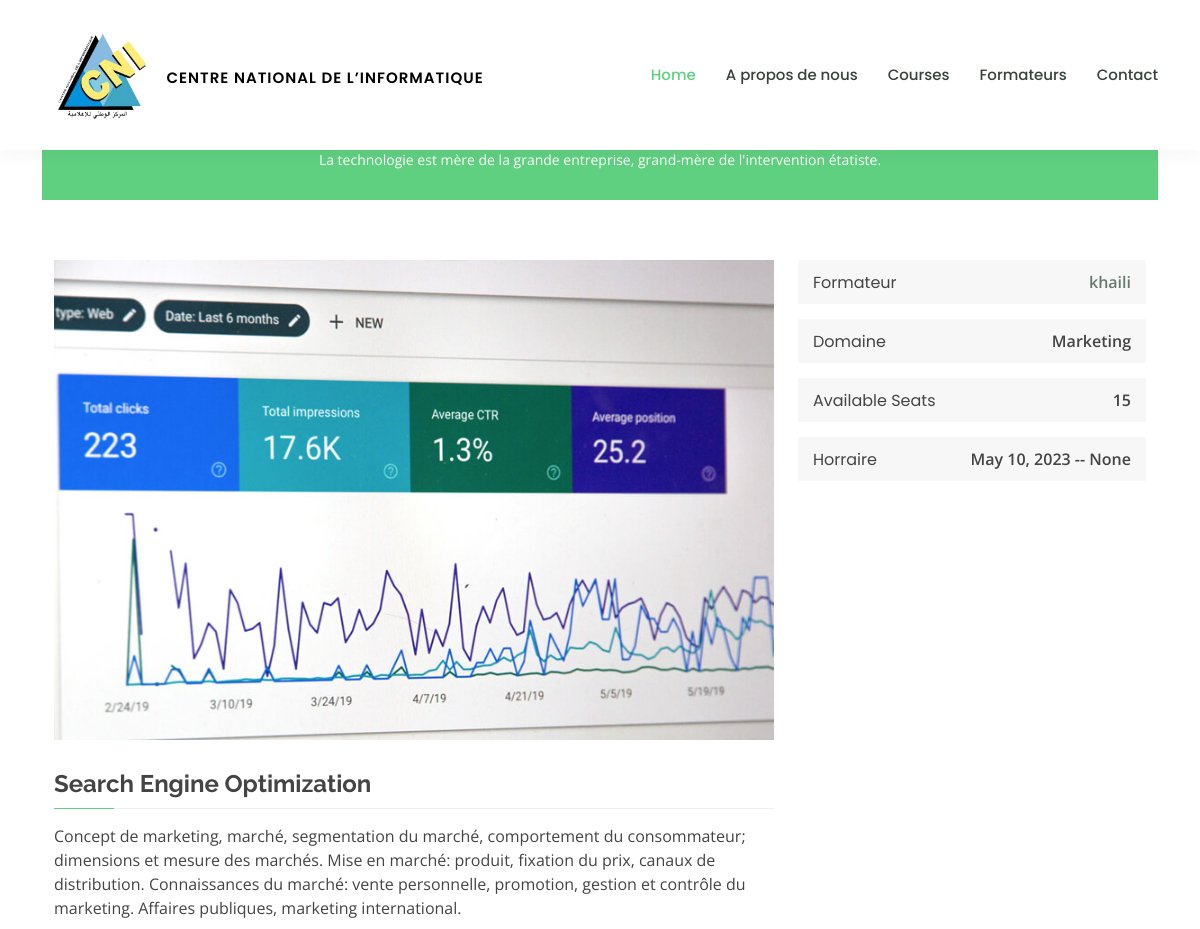
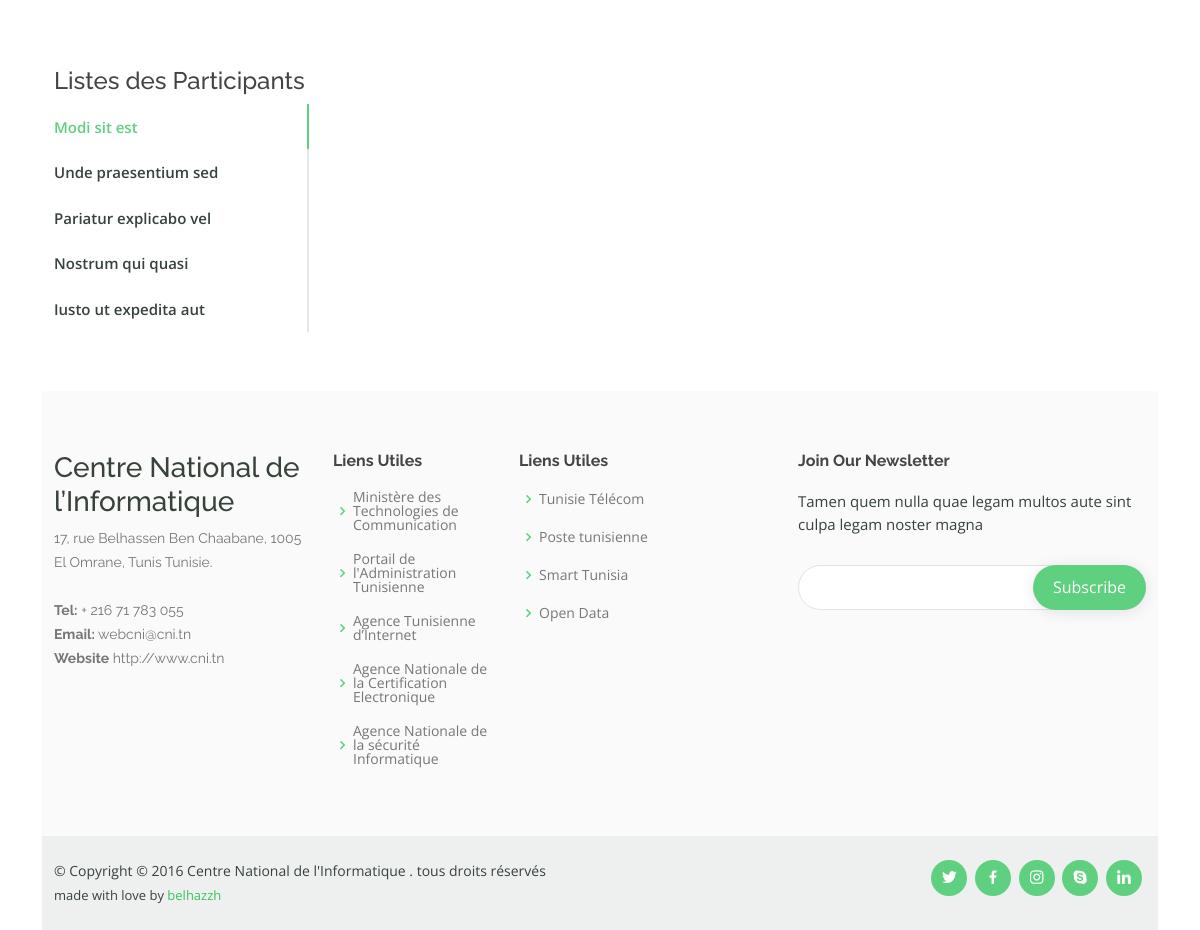
/search-engine-optimization/, run on the app's committed database (2 pictures, top to bottom).
### base/models.py (models this page shows, shortened)
class Formation(models.Model):
    name = models.CharField(max_length=50)
    num_salle = models.CharField(max_length=50)
    domaine = models.CharField(max_length=50,blank=True,null=True)
    description = models.TextField(blank=True, null=True)
    date_debut = models.DateField(blank=True, null=True)
    horraire_debut = models.TimeField(blank=True, null=True)
    date_fin = models.DateField(blank=True, null=True)
    formateur = models.ForeignKey(Formateur, on_delete=models.CASCADE)
    max_places = models.IntegerField(blank=True, null=True,default=20)
    image = models.ImageField(upload_to="images-formation",blank=True, null=True)
    participant = models.ManyToManyField(Participant,blank=True)
    slug = models.SlugField(null=True,blank=True)

class Formateur (models.Model):
    name = models.CharField(max_length=50)
    prenom = models.CharField(max_length=50)
    image = models.ImageField(upload_to="images-formation",blank=True, null=True)
    def __str__(self):
        return self.name

### base/views.py (the view)
# urls.py: path("<slug:slug>/",FormationDetailView.as_view(),name="formation"),
class FormationDetailView(DetailView):
    model = Formation
    template_name = "base/course-details.html"
    context_object_name = "formation"

### templates/base/course-details.html (shortened to what this page needs)
{% extends "base.html" %}
{% load static %}
{% block content %}
  <header id="header" class="fixed-top">
    <div class="container d-flex align-items-center">
      <a href="{% url 'home' %}" class="logo me-auto"><img src="{% static 'img/favicon.png' %}" alt="logo"  class="img-fluid"><span class="logotxt"> Centre National de l’Informatique </span></a>
      <nav id="navbar" class="navbar order-last order-lg-0">
        <ul>
          <li><a class="active" href="index.html">Home</a></li>
          <li><a href="#">A propos de nous</a></li>
          <li><a href="#">Courses</a></li>
          <li><a href="#">Formateurs</a></li>
          <li><a href="#">Contact</a></li>
        </ul>
      </nav>
    </div>
  </header>
  <main id="main">
    <div class="breadcrumbs" data-aos="fade-in">
      <div class="container">
        <h2>Course Details</h2>
        <p>La technologie est mère de la grande entreprise, grand-mère de l'intervention étatiste. </p>
      </div>
    </div>
    <section id="course-details" class="course-details">
      <div class="container" data-aos="fade-up">
        <div class="row">
          <div class="col-lg-8">
            <img src="{{formation.image.url}}" class="img-fluid" alt="">
            <h3>{{formation.name}}</h3>
            <p>
              {{formation.description}}
            </p>
          </div>
          <div class="col-lg-4">
            <div class="course-info d-flex justify-content-between align-items-center">
              <h5>Formateur</h5>
              <p><a href="#">{{formation.formateur}}</a></p>
            </div>
            <div class="course-info d-flex justify-content-between align-items-center">
              <h5>Domaine</h5>
              <p>{{formation.domaine}}</p>
            </div>
            <div class="course-info d-flex justify-content-between align-items-center">
              <h5>Available Seats</h5>
              <p>{{formation.max_places}}</p>
            </div>
            <div class="course-info d-flex justify-content-between align-items-center">
              <h5>Horraire</h5>
              <p>{{formation.date_debut}} -- {{formation.horraire_debut}}</p>
            </div>
          </div>
        </div>
      </div>
    </section>
    <section id="cource-details-tabs" class="cource-details-tabs">
      <div class="container" data-aos="fade-up">
        <div class="row">
          <div class="col-lg-3">
            <h4>Listes des Participants</h4>
            <ul class="nav nav-tabs flex-column">
              <li class="nav-item">
                <a class="nav-link active show" data-bs-toggle="tab" href="#tab-1">Modi sit est</a>
              </li>
              <li class="nav-item">
                <a class="nav-link" data-bs-toggle="tab" href="#tab-2">Unde praesentium sed</a>
              </li>
              <li class="nav-item">
                <a class="nav-link" data-bs-toggle="tab" href="#tab-3">Pariatur explicabo vel</a>
              </li>
              <li class="nav-item">
                <a class="nav-link" data-bs-toggle="tab" href="#tab-4">Nostrum qui quasi</a>
              </li>
              <li class="nav-item">
                <a class="nav-link" data-bs-toggle="tab" href="#tab-5">Iusto ut expedita aut</a>
              </li>
            </ul>
          </div>
        </div>
      </div>
    </section>
  </main>
  <footer id="footer">
    <div class="footer-top">
      <div class="container">
        <div class="row">
          <div class="col-lg-3 col-md-6 footer-contact">
            <h3> Centre National de l’Informatique</h3>
            <p>
              17, rue Belhassen Ben Chaabane, 1005 El Omrane, Tunis Tunisie. <br><br>
              <strong>Tel:</strong>  + 216 71 783 055<br>
              <strong>Email:</strong> webcni@cni.tn<br>
              <strong>Website</strong> http://www.cni.tn <br>
            </p>
          </div>
          <div class="col-lg-2 col-md-6 footer-links">
            <h4> Liens Utiles</h4>
            <ul>
              <li><i class="bx bx-chevron-right"></i> <a href="#">Ministère des Technologies de Communication</a></li>
              <li><i class="bx bx-chevron-right"></i> <a href="#">Portail de l'Administration Tunisienne</a></li>
              <li><i class="bx bx-chevron-right"></i> <a href="#">Agence Tunisienne d’Internet</a></li>
              <li><i class="bx bx-chevron-right"></i> <a href="#">Agence Nationale de la Certification Electronique</a></li>
              <li><i class="bx bx-chevron-right"></i> <a href="#">Agence Nationale de la sécurité Informatique</a></li>
            </ul>
          </div>
          <div class="col-lg-3 col-md-6 footer-links">
            <h4> Liens Utiles</h4>
            <ul>
              <li><i class="bx bx-chevron-right"></i> <a href="#">Tunisie Télécom</a></li>
              <li><i class="bx bx-chevron-right"></i> <a href="#">Poste tunisienne</a></li>
              <li><i class="bx bx-chevron-right"></i> <a href="#">Smart Tunisia</a></li>
              <li><i class="bx bx-chevron-right"></i> <a href="#">Open Data</a></li>
            </ul>
          </div>
          <div class="col-lg-4 col-md-6 footer-newsletter">
            <h4>Join Our Newsletter</h4>
            <p>Tamen quem nulla quae legam multos aute sint culpa legam noster magna</p>
            <form action="" method="post">
              <input type="email" name="email"><input type="submit" value="Subscribe">
            </form>
          </div>
        </div>
      </div>
    </div>
    <div class="container d-md-flex py-4">
      <div class="me-md-auto text-center text-md-start">
        <div class="copyright">
          &copy; Copyright © 2016 Centre National de l'Informatique  <strong></strong>. tous droits réservés
        </div>
        <div class="credits">
          made with love by <a href="#">belhazzh</a>
        </div>
      </div>
      <div class="social-links text-center text-md-right pt-3 pt-md-0">
        <a href="#" class="twitter"><i class="bx bxl-twitter"></i></a>
        <a href="#" class="facebook"><i class="bx bxl-facebook"></i></a>
        <a href="#" class="instagram"><i class="bx bxl-instagram"></i></a>
        <a href="#" class="google-plus"><i class="bx bxl-skype"></i></a>
        <a href="#" class="linkedin"><i class="bx bxl-linkedin"></i></a>
      </div>
    </div>
  </footer>
 {% endblock content %}

### data on the page
Formation: image (picture), name "Search Engine Optimization", description "Concept de marketing, marché, segmentation du marché, comportement du consommateur; dimensions et mesure des marchés. Mise en marché: produit, fixation du prix, canaux de distribution. Connaissances du marché: vente personnelle, promotion, gestion et contrôle du marketing. Affaires publiques, marketing international.", formateur "khaili", domaine "Marketing", max_places "15", date_debut "May 10, 2023", horraire_debut "None"
